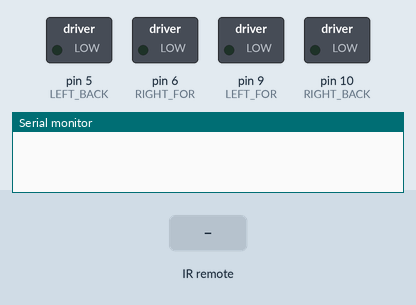
A sketch run on a simulated Arduino Uno, built with avr-gcc and run on an emulated ATmega328P. On the bench: switched loads named in the sketch (green lamp = pin HIGH), the last lines printed to the serial monitor. The test bench sets the inputs (shaded band).

Above: at 1.2 s.
1.3 s: infrared code 0xFF02FD received
At 2.3 s:
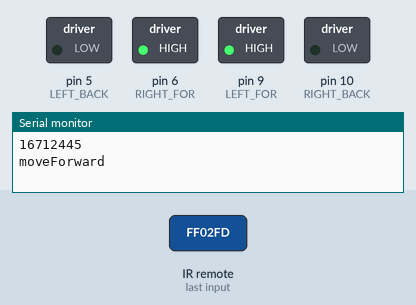
2.8 s: infrared code 0xFF906F received
At 3.1 s:
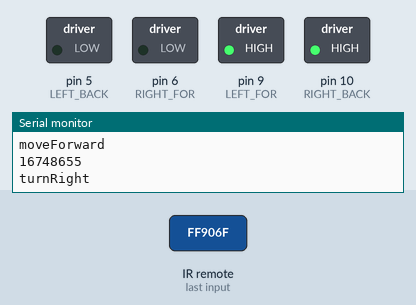
4.3 s: infrared code 0xFFE01F received
At 5.5 s:
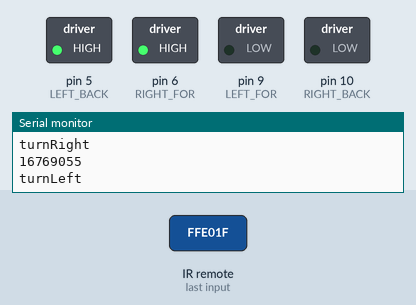
5.8 s: infrared code 0xFF9867 received
At 6.7 s:
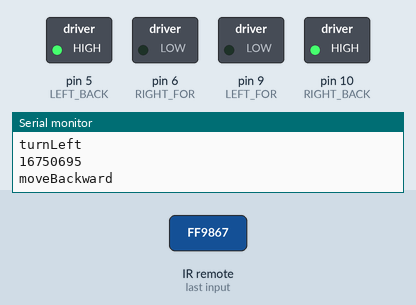
Timing chart, 0 to 8.3 s (numbered marks = the images above; inputs shaded):
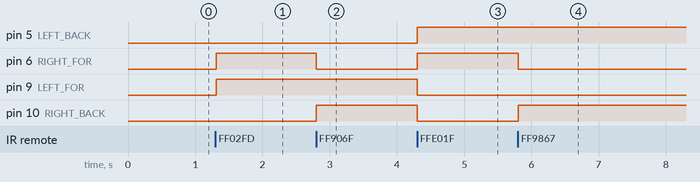

The sketch:

NITRObot_ir_control.ino
```cpp
// (licence header left out)
#include <IRremote.h>

#define LEFT_FOR 9 // PWMB
#define LEFT_BACK 5  // DIRB  ---  left
#define RIGHT_FOR 6  // PWMA
#define RIGHT_BACK 10  // DIRA  ---  right

int Speed =255;


int RECV_PIN = 11;

IRrecv irrecv(RECV_PIN);

decode_results results;

void setup()
{

  pinMode(LEFT_FOR, OUTPUT);
  pinMode(LEFT_BACK, OUTPUT);
  pinMode(RIGHT_FOR, OUTPUT);
  pinMode(RIGHT_BACK, OUTPUT);
  Serial.begin(9600);
  irrecv.enableIRIn(); // Start the receiver
  // stopMoving();
}
void loop() {

  if (irrecv.decode(&results)) {
    Serial.println(results.value);


if(results.value == 16712445)  {
  Serial.println("moveForward");
  moveForward();
}
//else stopMoving();

if(results.value == 16748655)  {
  Serial.println("turnRight");
  turnRight();
}

else if(results.value == 16769055)  {
  Serial.println("turnLeft");
  turnLeft();
}

 if(results.value == 16750695)  {
  Serial.println("moveBackward");
  moveBackward();
 }

  if(results.value == 16754775)  {
  Serial.println("stopMoving");
  stopMoving();
 }


    irrecv.resume(); // Receive the next value
  }
  delay(10);
}


//------------------------------------------------------------

void moveForward() // Move forward
{
  analogWrite(LEFT_FOR,  Speed);
  analogWrite(LEFT_BACK, LOW);
  analogWrite(RIGHT_FOR,  Speed);
  analogWrite(RIGHT_BACK, LOW);
}

void moveBackward() // Move backward
{
  analogWrite(LEFT_FOR, LOW);
  analogWrite(LEFT_BACK, Speed);
  analogWrite(RIGHT_FOR, LOW);
  analogWrite(RIGHT_BACK,  Speed);
}

void turnLeft() // Turn Left
{
  analogWrite(LEFT_FOR, LOW);
  analogWrite(LEFT_BACK,  Speed);
  analogWrite(RIGHT_FOR,  Speed);
  analogWrite(RIGHT_BACK, LOW);
}

void turnRight() // Turn Right
{
  analogWrite(LEFT_FOR,  Speed);
  analogWrite(LEFT_BACK, LOW);
  analogWrite(RIGHT_FOR, LOW);
  analogWrite(RIGHT_BACK,  Speed);
}

/*void stopMoving() // Stop movement
{
  analogWrite(LEFT_FOR, HIGH);
  analogWrite(LEFT_BACK, HIGH);
  analogWrite(RIGHT_FOR, HIGH);
  analogWrite(RIGHT_BACK, HIGH);
}
*/

void stopMoving() // Stop movement
{
  analogWrite(LEFT_FOR,  0);
  analogWrite(LEFT_BACK, LOW);
  analogWrite(RIGHT_FOR,  0);
  analogWrite(RIGHT_BACK, LOW);
}
```

Measured:
- after the input at 1.3 s, pin 6 (RIGHT_FOR), pin 9 (LEFT_FOR): LOW → HIGH at once
- after the input at 2.8 s, pin 6 (RIGHT_FOR): HIGH → LOW at once; pin 10 (RIGHT_BACK): LOW → HIGH at once
- after the input at 4.3 s, pin 5 (LEFT_BACK), pin 6 (RIGHT_FOR): LOW → HIGH at once; pin 9 (LEFT_FOR), pin 10 (RIGHT_BACK): HIGH → LOW at once
- after the input at 5.8 s, pin 6 (RIGHT_FOR): HIGH → LOW at once; pin 10 (RIGHT_BACK): LOW → HIGH at once
